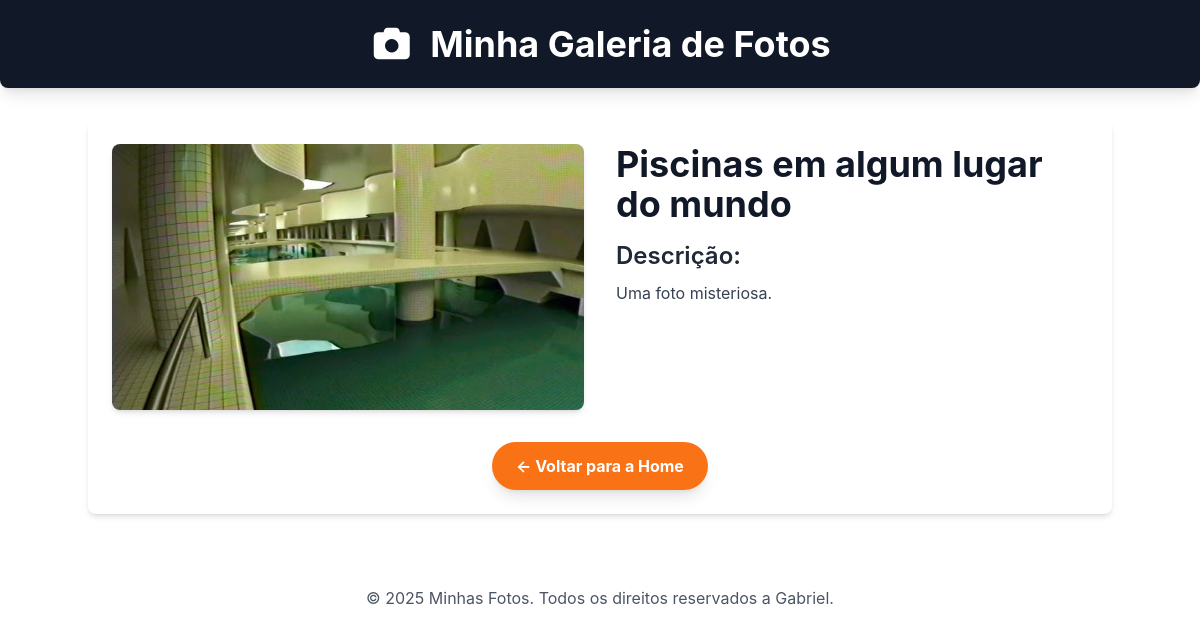
Page /fotos/foto/12/ on the committed database.
### fotos/models.py (models this page shows, shortened)
class Foto(models.Model):
    title = models.CharField(max_length=100)
    image = models.ImageField(upload_to='galeria/img')
    description = models.TextField(blank=True)
    created_at = models.DateTimeField(auto_now_add=True)
    updated_at = models.DateTimeField(auto_now=True)
    class Meta:
        verbose_name = 'Foto'
        verbose_name_plural = 'Fotos'
        ordering = ['-created_at']

### fotos/views.py (the view)
# urls.py: path('foto/<int:id>/', views.foto_detail, name='foto_detail'),
def foto_detail(request, id):
    foto = get_object_or_404(Foto, id=id)
    context = {'foto': foto}
    return render(request, 'fotos/foto_detail.html', context)

### fotos/templates/fotos/foto_detail.html (shortened to what this page needs)
{% load static %}
<!DOCTYPE html>
<html lang="pt-br">
<head>
    <script src="https://cdn.tailwindcss.com"></script>
    <link rel="stylesheet" href="https://cdnjs.cloudflare.com/ajax/libs/font-awesome/7.0.0/css/all.min.css">
</head>
<body>
    <header class="bg-gray-900 text-white p-6 shadow-lg rounded-b-lg">
        <div class="container mx-auto flex flex-col sm:flex-row items-center justify-center">
            <div class="flex items-center mb-4 sm:mb-0">
                <div class="text-4xl mr-4">
                    <i class="fas fa-camera"></i>
                </div>
                <h1 class="text-4xl font-bold text-center sm:text-left">
                    Minha Galeria de Fotos
                </h1>
            </div>
        </div>
    </header>
    <main class="container mx-auto p-6 mt-8 bg-white rounded-lg shadow-md">
        <div class="flex flex-col md:flex-row gap-8">
            {% if foto.image %}
            <div class="md:w-1/2">
                <img src="{{ foto.image.url }}" alt="{{ foto.title }}" class="w-full h-auto rounded-lg shadow-md">
            </div>
            {% endif %}
            <div class="md:w-1/2">
                <h2 class="text-4xl font-bold text-gray-900 mb-4">{{ foto.title }}</h2>
                <h3 class="text-2xl font-semibold text-gray-800 mb-2">Descrição:</h3>
                <p class="text-gray-700 mb-6 leading-relaxed">{{ foto.description }}</p>
            </div>
        </div>
        <div class="mt-8 text-center">
            <a href="{% url 'home' %}"
                class="inline-block bg-orange-500 hover:bg-orange-600 text-white font-bold py-3 px-6 rounded-full transition duration-300 ease-in-out shadow-lg">
                &larr; Voltar para a Home
            </a>
        </div>
    </main>
</body>
<footer class="mt-12 p-6 text-center text-gray-600">
    <p>&copy; 2025 Minhas Fotos. Todos os direitos reservados a Gabriel.</p>
</footer>
</html>

### fotos/templates/fotos/foto_detail.html (style rules this page uses)
body { font-family: 'Inter', sans-serif; }

### rows in the picture
Foto: image (picture), title "Piscinas em algum lugar do mundo", description "Uma foto misteriosa."
